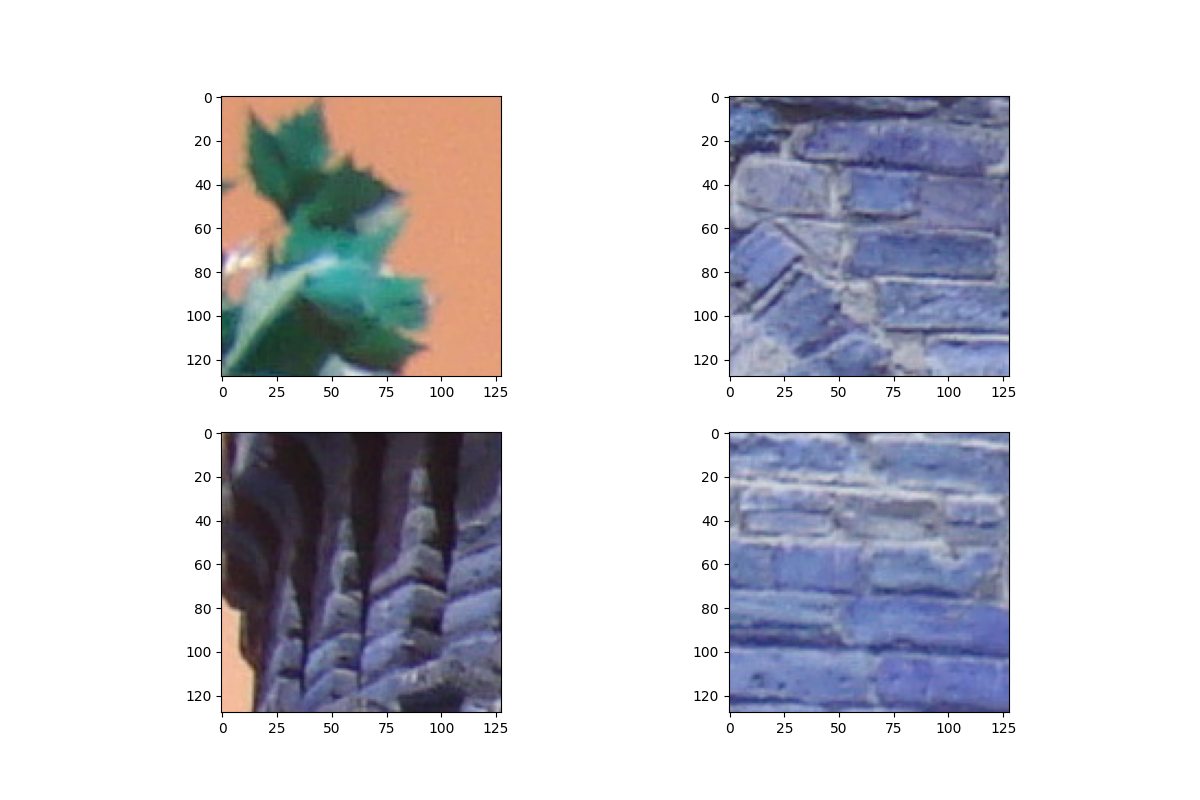

This chart was generated by the following Python code:
import numpy as np
import cv2
import sys
import matplotlib.pyplot as plt


imagem1 = cv2.imread('patch01.jpg')
imagem2 = cv2.imread('patch02.jpg')
imagem3 = cv2.imread('patch03.jpg')
imagem4 = cv2.imread('patch04.jpg')

fig, axes = plt.subplots(nrows=2, ncols=2, figsize=(12, 8))


axes[0, 0].imshow(imagem1)
axes[1, 0].imshow(imagem2)
axes[0, 1].imshow(imagem3)
axes[1, 1].imshow(imagem4)

fig.savefig('q08.png')

imagemrgb1 = cv2.cvtColor(imagem1, cv2.COLOR_BGR2RGB)
imagemrgb2 = cv2.cvtColor(imagem2, cv2.COLOR_BGR2RGB)
imagemrgb3 = cv2.cvtColor(imagem3, cv2.COLOR_BGR2RGB)
imagemrgb4 = cv2.cvtColor(imagem4, cv2.COLOR_BGR2RGB)

fig_rgb, axes_rgb = plt.subplots(nrows=2, ncols=2, figsize=(12, 8))


axes_rgb[0, 0].imshow(imagemrgb1)
axes_rgb[1, 0].imshow(imagemrgb2)
axes_rgb[0, 1].imshow(imagemrgb3)
axes_rgb[1, 1].imshow(imagemrgb4)



fig_rgb.savefig('q08rgb.png')